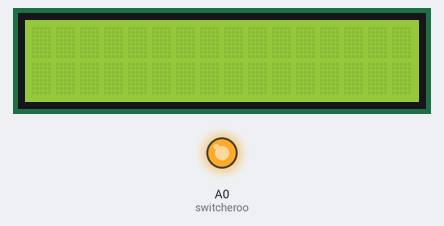
Simulated run of this sketch. Board: Arduino Uno, built with avr-gcc and run on an emulated ATmega328P. Parts: 16×2 character LCD, output pins drawn as LEDs (lit = HIGH).

Above: at 0.5 s.
At 4.5 s:
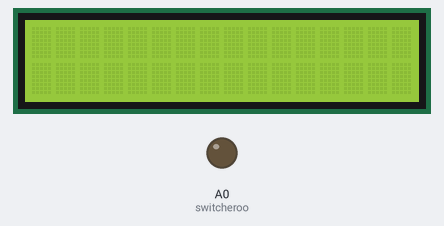
Timing chart, 0 to 7.0 s (numbered marks = the images above):
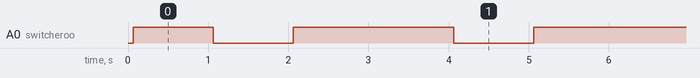

The sketch:

testLCD.ino
```cpp
#include <LiquidCrystal.h>

LiquidCrystal lcd(7, 8, 9, 10, 11, 12);
//LiquidCrystal lcd2(7, 13, 9, 10, 11, 12);

int switcheroo = A0;

void setup() {
  lcd.begin(16, 2);
  //lcd2.begin(16, 2);
  analogWrite(switcheroo, 250);
}

void loop() {
  //lcd2.setCursor(0,1);
  //lcd2.write("yo");
  delay(1000);
  analogWrite(switcheroo, 0);
  delay(1000);
  analogWrite(switcheroo, 250);
  delay(1000);
  //lcd1.clear();
  //lcd1.noDisplay();
  //lcd2.clear();
  //lcd2.noDisplay();
  //delay(1000);
}
```

Measured:
- by itself, A0 (switcheroo): alternates HIGH for 2.0 s and LOW for 1.0 s
